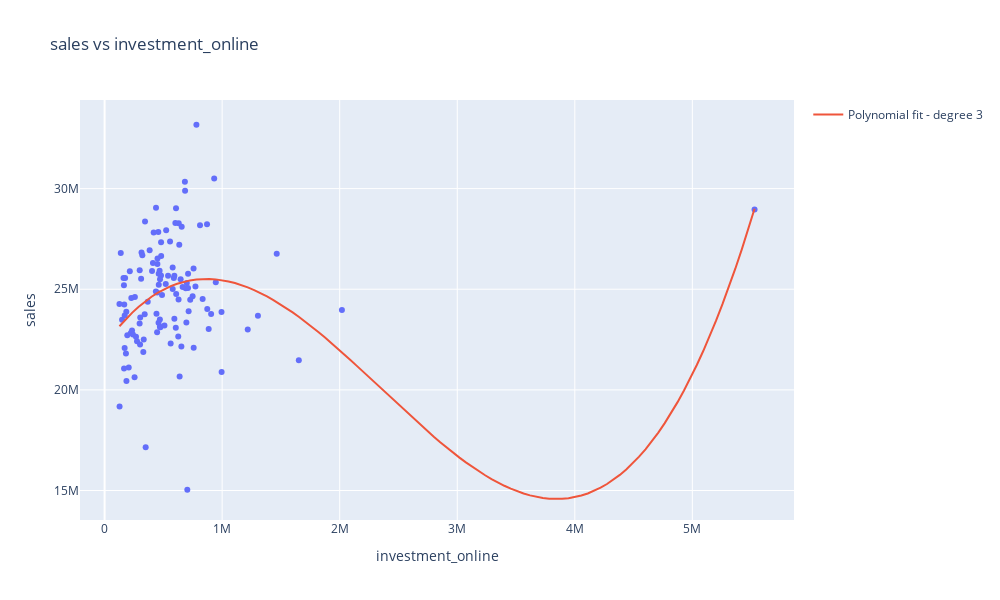

The notebook cell saved with this chart:
### Code cell
scatter_polynomial(df=df_week, 
                   x_col_name='investment_online', 
                   y_col_name='sales', 
                   degree=3
                   )
